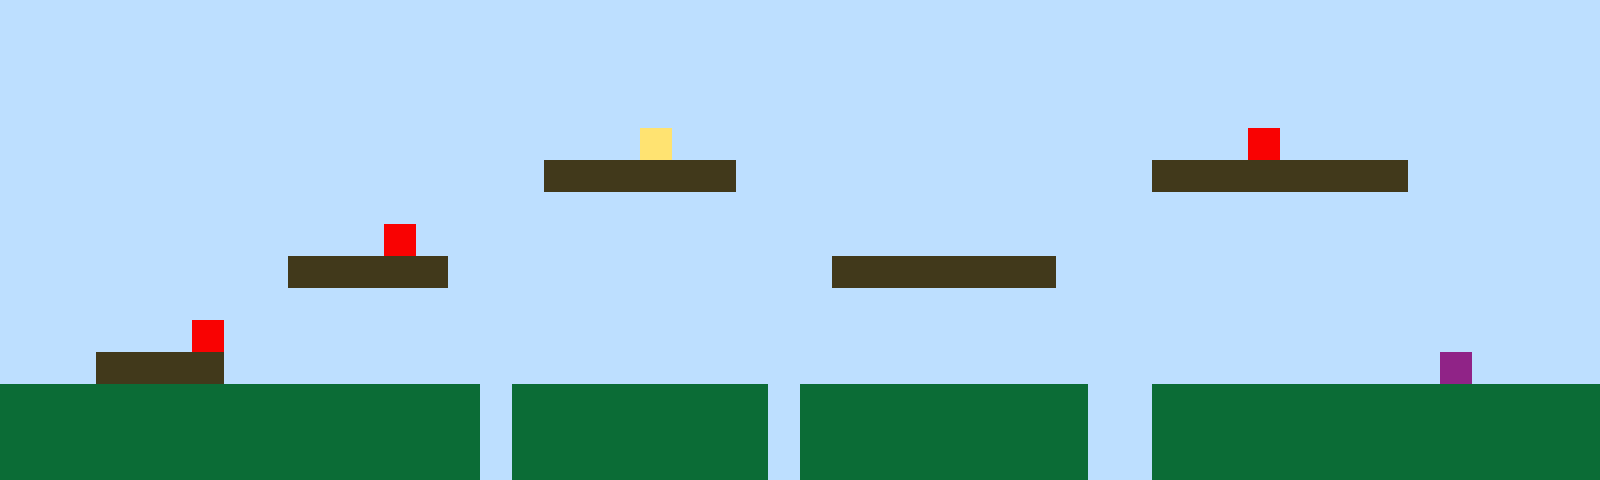

Tiled map render using the project's own tile images. Description and the whole map definition, tile-layer contents included, below:
An orthogonal 50x15 tile map with 32x32 px tiles, 1 tile layer (Tile Layer 1).

<map version="1.10" tiledversion="1.11.2" orientation="orthogonal" renderorder="right-up" width="50" height="15" tilewidth="32" tileheight="32" infinite="0" nextlayerid="2" nextobjectid="1"><editorsettings><export target="map1.csv" format="csv" /></editorsettings><tileset firstgid="1" name="sprites" tilewidth="32" tileheight="32" tilecount="6" columns="3"><image source="sprites.png" width="96" height="64" /></tileset><layer id="1" name="Tile Layer 1" width="50" height="15"><data encoding="csv">1,1,1,1,1,1,1,1,1,1,1,1,1,1,1,1,1,1,1,1,1,1,1,1,1,1,1,1,1,1,1,1,1,1,1,1,1,1,1,1,1,1,1,1,1,1,1,1,1,1,1,1,1,1,1,1,1,1,1,1,1,1,1,1,1,1,1,1,1,1,1,1,1,1,1,1,1,1,1,1,1,1,1,1,1,1,1,1,1,1,1,1,1,1,1,1,1,1,1,1,1,1,1,1,1,1,1,1,1,1,1,1,1,1,1,1,1,1,1,1,1,1,1,1,1,1,1,1,1,1,1,1,1,1,1,1,1,1,1,1,1,1,1,1,1,1,1,1,1,1,1,1,1,1,1,1,1,1,1,1,1,1,1,1,1,1,1,1,1,1,1,1,1,1,1,1,1,1,1,1,1,1,1,1,1,1,1,1,1,1,1,1,1,1,1,1,1,1,1,1,1,1,1,1,1,1,1,1,1,1,1,1,1,1,1,1,1,1,1,1,4,1,1,1,1,1,1,1,1,1,1,1,1,1,1,1,1,1,1,5,1,1,1,1,1,1,1,1,1,1,1,1,1,1,1,1,1,1,1,1,1,1,1,1,1,1,1,3,3,3,3,3,3,1,1,1,1,1,1,1,1,1,1,1,1,1,3,3,3,3,3,3,3,3,1,1,1,1,1,1,1,1,1,1,1,1,1,1,1,1,1,1,1,1,1,1,1,1,1,1,1,1,1,1,1,1,1,1,1,1,1,1,1,1,1,1,1,1,1,1,1,1,1,1,1,1,1,1,1,1,1,1,1,1,1,1,1,1,1,1,1,1,5,1,1,1,1,1,1,1,1,1,1,1,1,1,1,1,1,1,1,1,1,1,1,1,1,1,1,1,1,1,1,1,1,1,1,1,1,1,1,1,1,1,1,1,1,1,1,3,3,3,3,3,1,1,1,1,1,1,1,1,1,1,1,1,3,3,3,3,3,3,3,1,1,1,1,1,1,1,1,1,1,1,1,1,1,1,1,1,1,1,1,1,1,1,1,1,1,1,1,1,1,1,1,1,1,1,1,1,1,1,1,1,1,1,1,1,1,1,1,1,1,1,1,1,1,1,1,1,1,1,1,1,1,1,1,1,1,1,1,1,1,1,1,1,5,1,1,1,1,1,1,1,1,1,1,1,1,1,1,1,1,1,1,1,1,1,1,1,1,1,1,1,1,1,1,1,1,1,1,1,1,1,1,1,1,1,1,1,1,1,1,3,3,3,3,1,1,1,1,1,1,1,1,1,1,1,1,1,1,1,1,1,1,1,1,1,1,1,1,1,1,1,1,1,1,1,1,1,1,1,1,1,1,6,1,1,1,1,2,2,2,2,2,2,2,2,2,2,2,2,2,2,2,1,2,2,2,2,2,2,2,2,1,2,2,2,2,2,2,2,2,2,1,1,2,2,2,2,2,2,2,2,2,2,2,2,2,2,2,2,2,2,2,2,2,2,2,2,2,2,2,2,2,1,2,2,2,2,2,2,2,2,1,2,2,2,2,2,2,2,2,2,1,1,2,2,2,2,2,2,2,2,2,2,2,2,2,2,2,2,2,2,2,2,2,2,2,2,2,2,2,2,2,1,2,2,2,2,2,2,2,2,1,2,2,2,2,2,2,2,2,2,1,1,2,2,2,2,2,2,2,2,2,2,2,2,2,2</data></layer></map>
